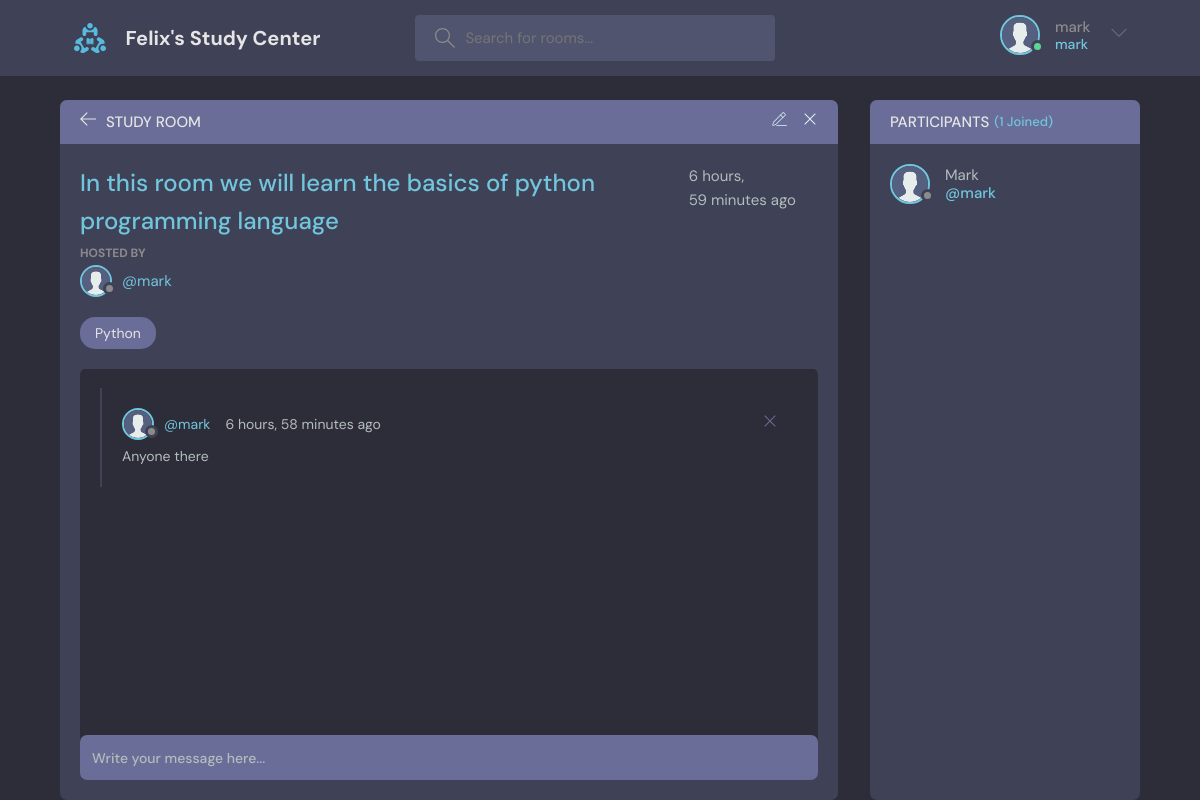
The page /rooms/2/ (signed in) on the database its author committed.
### base/models.py (models this page shows, shortened)
class User(AbstractUser):
    name = models.CharField(max_length=200, null=True)
    email = models.EmailField(null=True, unique=True)
    bio = models.TextField(null=True)
    avatar = models.ImageField(upload_to='', null=True, default='avatar.svg')
    USERNAME_FIELD = 'email'
    REQUIRED_FIELDS = []

class Room(models.Model):
    host = models.ForeignKey(User, on_delete=models.SET_NULL, null=True)
    topic = models.ForeignKey(Topic, on_delete=models.SET_NULL, null=True)
    name = models.CharField(max_length=200)
    description = models.TextField(null=True, blank=True)
    participants = models.ManyToManyField(User, related_name='participants', blank=True)
    updated = models.DateTimeField(auto_now=True)
    created = models.DateTimeField(auto_now_add=True)
    class Meta:
        ordering = ['-updated', '-created']

class Topic(models.Model):
    name = models.CharField(max_length=200)
    def __str__(self):
        return self.name

class Message(models.Model):
    user = models.ForeignKey(User, on_delete=models.CASCADE)
    room = models.ForeignKey(Room, on_delete=models.CASCADE)
    message = models.TextField()
    updated = models.DateTimeField(auto_now=True)
    created = models.DateTimeField(auto_now_add=True)
    class Meta:
        ordering = ['-updated', '-created']

### base/views.py (the view, shortened to what this page needs)
# urls.py: path('rooms/<str:pk>/', views.room, name='room'),
def room(request, pk):
    room = Room.objects.get(id=pk)
    room_messages = room.message_set.all().order_by('-created')
    participants = room.participants.all()
    context = {
        "room": room,
        "room_messages": room_messages,
        "participants": participants
    }
    return render(request, 'base/room.html', context)

### base/templates/base/room.html (shortened to what this page needs)
{% extends 'main.html' %}
{% block content %}
<main class="profile-page layout layout--2">
  <div class="container">
    <div class="room">
      <div class="room__top">
        <div class="room__topLeft">
          <a href="{% url 'home' %}">
            <svg version="1.1" xmlns="http://www.w3.org/2000/svg" width="32" height="32" viewBox="0 0 32 32">
              <title>arrow-left</title>
              <path
                d="M13.723 2.286l-13.723 13.714 13.719 13.714 1.616-1.611-10.96-10.96h27.625v-2.286h-27.625l10.965-10.965-1.616-1.607z">
              </path>
            </svg>
          </a>
          <h3>Study Room</h3>
        </div>
        {% if room.host == request.user %}
        <div class="room__topRight">
          <a href="{% url 'update-room' room.id %}">
          </a>
          <a href="{% url 'delete-room' room.id %}">
            <svg version="1.1" xmlns="http://www.w3.org/2000/svg" width="32" height="32" viewBox="0 0 32 32">
              <title>remove</title>
              <path
                d="M27.314 6.019l-1.333-1.333-9.98 9.981-9.981-9.981-1.333 1.333 9.981 9.981-9.981 9.98 1.333 1.333 9.981-9.98 9.98 9.98 1.333-1.333-9.98-9.98 9.98-9.981z">
              </path>
            </svg>
          </a>
        </div>
        {% endif %}
      </div>
      <div class="room__box scroll">
        <div class="room__header scroll">
          <div class="room__info">
            <h3>{{room.name}}</h3>
            <span>{{room.created|timesince}} ago</span>
          </div>
          <div class="room__hosted">
            <p>Hosted By</p>
            <a href="{% url 'user-profile' room.host.id %}" class="room__author">
              <div class="avatar avatar--small">
                <img src="{{room.host.avatar.url}}" />
              </div>
              <span>@{{room.host.username}}</span>
            </a>
          </div>
          <span class="room__topics">{{room.topic}}</span>
        </div>
        <div class="room__conversation">
          <div class="threads scroll">
            {% for message in room_messages %}
            <div class="thread">
              <div class="thread__top">
                <div class="thread__author">
                  <a href="{% url 'user-profile' message.user.id %}" class="thread__authorInfo">
                    <div class="avatar avatar--small">
                      <img src="{{message.user.avatar.url}}" />
                    </div>
                    <span>@{{message.user.username}}</span>
                  </a>
                  <span class="thread__date">{{message.created|timesince}} ago</span>
                </div>
                {% if request.user == message.user %}
                <a href="{% url 'delete-message' message.id %}">
                  <div class="thread__delete">
                    <svg version="1.1" xmlns="http://www.w3.org/2000/svg" width="32" height="32" viewBox="0 0 32 32">
                      <title>remove</title>
                      <path
                        d="M27.314 6.019l-1.333-1.333-9.98 9.981-9.981-9.981-1.333 1.333 9.981 9.981-9.981 9.98 1.333 1.333 9.981-9.98 9.98 9.98 1.333-1.333-9.98-9.98 9.98-9.981z">
                      </path>
                    </svg>
                  </div>
                </a>
                {% endif %}
              </div>
              <div class="thread__details">
                {{ message.message }}
              </div>
            </div>
            {% endfor %}
          </div>
        </div>
      </div>
      <div class="room__message">
        <form action="" method="POST">
          <input name="body" placeholder="Write your message here..." />
        </form>
      </div>
    </div>
    <div class="participants">
      <h3 class="participants__top">Participants <span>({{participants.count}} Joined)</span></h3>
      <div class="participants__list scroll">
        {% for user in participants %}
        <a href="{%  url 'user-profile' user.id %}" class="participant">
          <div class="avatar avatar--medium">
            <img src="{{user.avatar.url}}" />
          </div>
          <p>
            {{user.name}}
            <span>@{{user.username}}</span>
          </p>
        </a>
        {% endfor %}
      </div>
    </div>
  </div>
</main>
{% endblock content %}

### templates/navbar.html (shortened to what this page needs)
{% load static %}
<header class="header header--loggedIn">
      <div class="container">
        <a href="{% url 'home' %}" class="header__logo">
          <img src="{% static 'images/logo.svg' %}" />
          <h1>Felix's Study Center</h1>
        </a>
        <form class="header__search" method="get" action="{% url 'home' %}">
          <label>
            <input name="q" placeholder="Search for rooms..." />
          </label>
        </form>
        <nav class="header__menu">
          {% if request.user.is_authenticated %}
          <div class="header__user">
            <a href="{% url 'update-user' %}">
              <div class="avatar avatar--medium active">
                <img src="{{ request.user.avatar.url  }}" />
              </div>
              <p>{{ request.user.username }}<span>{{request.user.username }}</span></p>
            </a>
            <button class="dropdown-button">
              <svg version="1.1" xmlns="http://www.w3.org/2000/svg" width="32" height="32" viewBox="0 0 32 32">
                <title>chevron-down</title>
                <path d="M16 21l-13-13h-3l16 16 16-16h-3l-13 13z"></path>
              </svg>
            </button>
          </div>
          {% else %}
          <a href="{% url 'login' %}">
            <img src="{% static 'images/avatar.svg' %}" />
            <p>Login</p>
          </a>
          {% endif %}
        </nav>
      </div>
    </header>

### rows shown on the page
User: user.avatar (placeholder picture), user.username "mark", avatar (placeholder picture), name "Mark", username "mark"
Room: name "In this room we will learn the basics of python programming language", created "6 hours, 59 minutes", host.avatar (placeholder picture), host.username "mark", topic "Python"
Message: user.avatar (placeholder picture), user.username "mark", created "6 hours, 58 minutes", message "Anyone there"

### other values the page prints
{{ participants.count }} "1"
